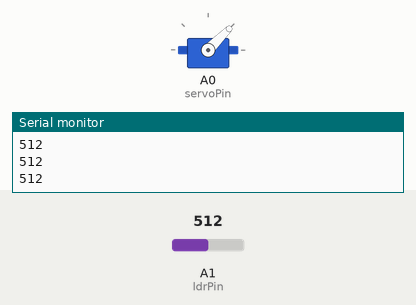
A sketch run on a simulated Arduino Uno, built with avr-gcc and run on an emulated ATmega328P. On the bench: servo, the last lines printed to the serial monitor. The test bench sets the inputs (shaded band); at power-on: A1 (ldrPin) = 512.

Above: at 1.2 s.
1.3 s: A1 (ldrPin) set to 298
4.3 s: A1 (ldrPin) set to 271
At 4.3 s:
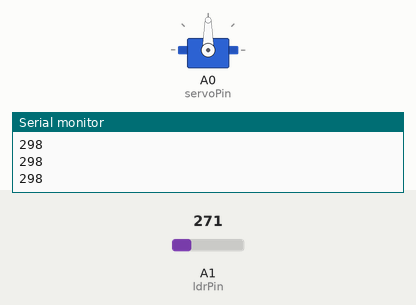
5.8 s: A1 (ldrPin) set to 290
At 6.06 s:
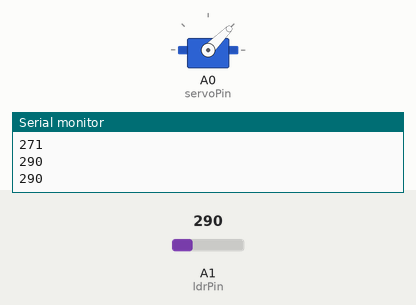
8.8 s: A1 (ldrPin) set to 270
At 9.6 s:
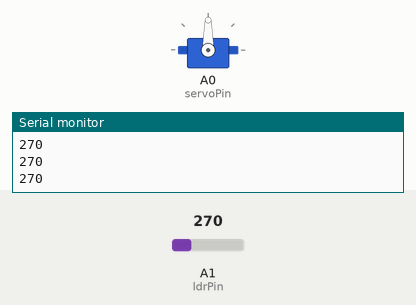
Timing chart, 0 to 11.3 s (numbered marks = the images above; inputs shaded):
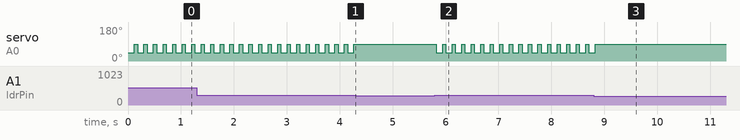

The sketch:

tdjm.ino
```cpp
#include <Servo.h>
Servo myServo;
const int ldrPin = A1;

const int servoPin = A0;

int threshold = 280;

void setup() {
  Serial.begin(9600);
  myServo.attach(servoPin);
  myServo.write(90);
}
void loop() {

  int ldrValue = analogRead(ldrPin);
  Serial.println(ldrValue);

  if (ldrValue > threshold) {

    // servo "pritisne space"
    myServo.write(45);   // ako ne dodiruje space, probaj 50 ili 60
    delay(120);
    // vrati servo nazad

    myServo.write(90);
    // pauza da ne skače 2x
    delay(50);

  }
  else {
    myServo.write(90);
    delay(30);
  }

  delay(10);

}
```

Measured:
- the behaviour switches between 281 and 280 on A1 (ldrPin) (found by bisection; images 0 and 1)
- after the input at 4.3 s, servo on A0 (servoPin): stops changing and stays 90°
- after the input at 5.8 s, servo on A0 (servoPin): alternates 90° for 0.06 s and 45° for 0.12 s, starting at once
- after the input at 8.8 s, servo on A0 (servoPin): goes on until 8.8 s, then stays 90°
- by itself, servo on A0 (servoPin): alternates 90° for 0.06 s and 45° for 0.12 s
